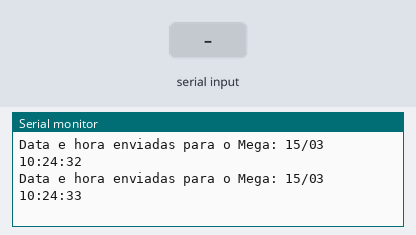
Bench run of a sketch on a simulated ESP32. Shown: the last lines printed to the serial monitor. The test bench sets the inputs (shaded band). WiFi joins after 1.5 s; servers stay silent unless stated; network time is answered at once with the bench clock; uploads are accepted with an empty reply; the local clock reads 2024-03-15 10:24:30 at power-on unless the sketch sets it.

Above: at 3.2 s.
3.3 s: "1\n" received over the second serial link
At 3.79 s:
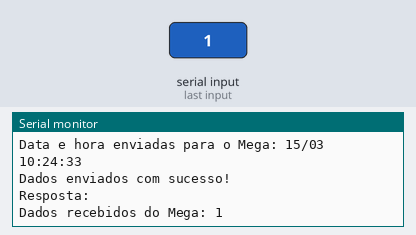
5.1 s: "0\n" received over the second serial link
At 5.6 s:
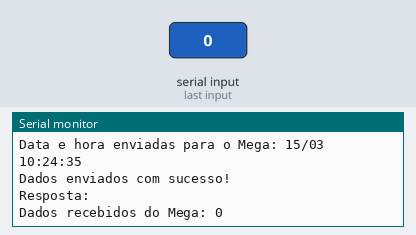
6.6 s: "2\n" received over the second serial link
At 7.0 s:
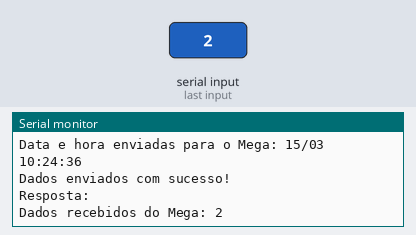
Timing chart, 0 to 9.6 s (numbered marks = the images above; inputs shaded):
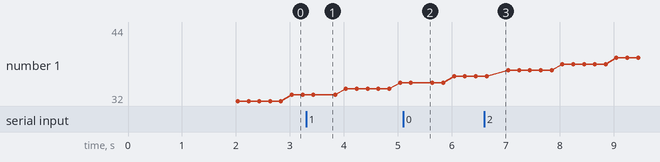

Measured:
- after the input at 3.3 s, the serial monitor: prints a new line after 0.34 s (image 1)
- after the input at 5.1 s, the serial monitor: prints a new line after 0.34 s (image 2)
- after the input at 6.6 s, the serial monitor: prints a new line after 0.25 s (image 3)

The sketch:

esp_enviar_dados02.ino
```cpp
#include <WiFi.h>
#include <NTPClient.h>
#include <WiFiUdp.h>
#include <HTTPClient.h>
#include "time.h"

// Credenciais WiFi
const char* ssid = "Vodafone-F0A9D7";
const char* password = "MFDXDG9T4XM96FET";

//const char* ssid     = "RedmiHB";
//const char* password = "HB_123456";

// Configurações do NTP
WiFiUDP ntpUDP;
NTPClient timeClient(ntpUDP, "pool.ntp.org", 0, 60000); // Atualiza a cada 60 segundos

// URL do script do Google Apps
const char* googleScriptUrl = "https://script.google.com/macros/s/AKfycbzis3DS-BXkml7QyPEqpYJZjPMd2d30sDd_NsEZ9jh8FN8TIQR8IiaVzzqkGPBmN4vFSw/exec";

void setupSerial() {
  Serial.begin(115200);       // Serial Monitor
  Serial1.begin(9600, SERIAL_8N1, 1, 3); // Comunicação com o Mega
  Serial.println("Serial inicializada");
}

void setupWiFi() {
  WiFi.begin(ssid, password);
  Serial.print("Conectando ao WiFi");
  while (WiFi.status() != WL_CONNECTED) {
    delay(1000);
    Serial.print(".");
  }
  Serial.println("\nConectado!");
}

void sendDataToGoogleSheets(String name, String tagId, String dateTime) {
  if (WiFi.status() == WL_CONNECTED) {
    HTTPClient http;
    http.begin(googleScriptUrl);

    // Formatar os dados
    String postData = "name=" + name + "&tagId=" + tagId + "&dateTime=" + dateTime;

    http.addHeader("Content-Type", "application/x-www-form-urlencoded");
    int httpResponseCode = http.POST(postData);

    if (httpResponseCode > 0) {
      Serial.println("Dados enviados com sucesso!");
      Serial.println("Resposta: " + http.getString());
    } else {
      Serial.println("Erro ao enviar dados: " + String(httpResponseCode));
    }

    http.end();
  } else {
    Serial.println("WiFi desconectado. Tentando reconectar...");
    setupWiFi();
  }
}

void setup() {
  setupSerial();
  setupWiFi();

  // Inicializa o cliente NTP
  timeClient.begin();
  Serial.println("Inicialização concluída");
}

void loop() {
  // Atualiza a hora atual
  timeClient.update();

  // Obtém o tempo formatado
  String formattedTime = timeClient.getFormattedTime();

  // Obtém o dia e o mês
  time_t rawtime = timeClient.getEpochTime();
  struct tm * ti = localtime(&rawtime);
  int day = ti->tm_mday;
  int month = ti->tm_mon + 1; // tm_mon retorna meses desde janeiro (0-11), então adicionamos 1

  // Cria uma string no formato "dd/mm hh:mm"
  char buffer[16];
  sprintf(buffer, "%02d/%02d %s", day, month, formattedTime.c_str());
  String dateTime = String(buffer);

  // Envia a data/hora para o Mega
  Serial1.println(dateTime);
  Serial.println("Data e hora enviadas para o Mega: " + dateTime);

  // Verifica se há dados recebidos do Mega
  if (Serial1.available()) {
    String receivedData = Serial1.readStringUntil('\n');
    receivedData.trim(); // Remove espaços extras

    // Divide os dados recebidos
    int separator = receivedData.indexOf(';');

    String name = receivedData.substring(0, separator);
    String tagId = receivedData.substring(separator + 1);

    // Valida os dados recebidos
    if (name.length() > 0 && tagId.length() > 0) {
      sendDataToGoogleSheets(name, tagId, dateTime);
    } else {
      Serial.println("Dados incompletos recebidos, ignorando.");
    }

    Serial.println("Dados recebidos do Mega: " + receivedData);
  }

  delay(200); // Pequeno atraso para leitura
}
```
